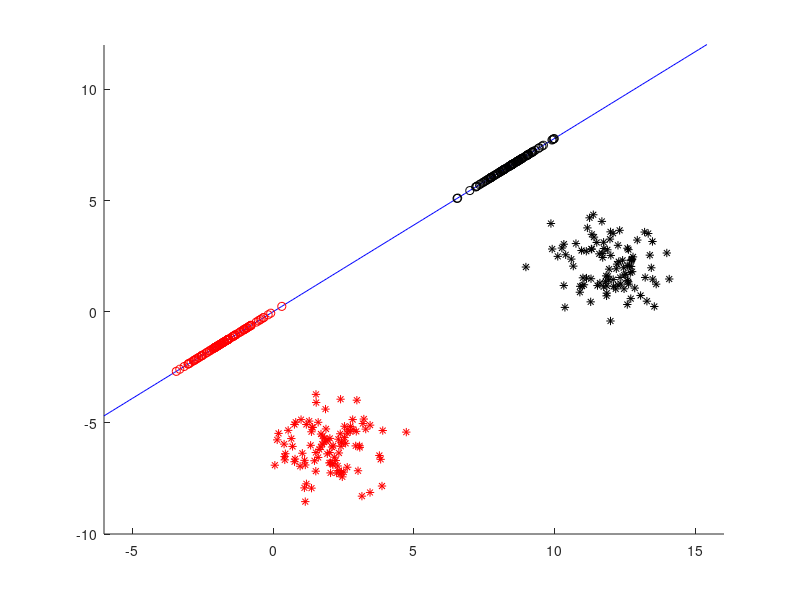
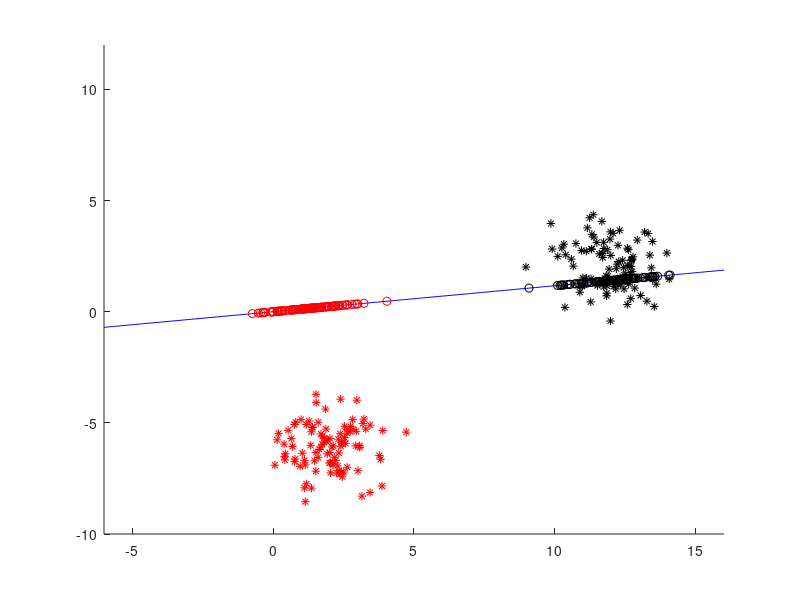
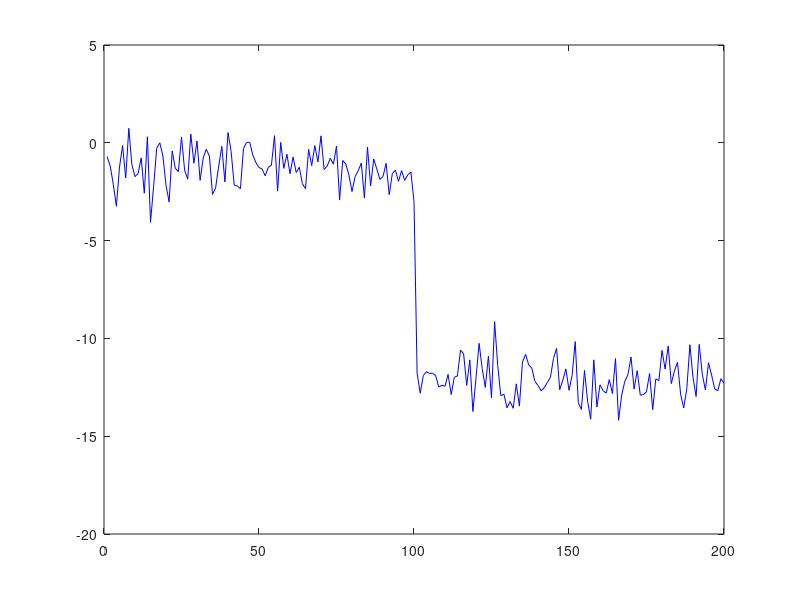

Recreate these plots in MATLAB, in order.
clear all;close all;
L=200;
m=2;
X=rand(2,L)*6;
for ii=1:L
    if ii>L/2
        X(:,ii)=randn(m,1)+[12;2];
    else
        X(:,ii)=randn(m,1)+[2;-6];
    end
end
X1=X(:,1:L/2);
X2=X(:,1+L/2:end);

m1=mean(X1')';
m2=mean(X2')';
%Sd
Sd=(m1-m2)*(m1-m2)';
% Ss
Ss=zeros(m);
for ii=1:L/2
    x1=X1(:,ii);
    x2=X2(:,ii);
    Ss=Ss+(x1-m1)*(x1-m1)'+(x2-m2)*(x2-m2)';
end

[U1,lamda]=eig(inv(Ss)*Sd);

w1=U1(:,1);
A=w1;

x1=-6:0.1:16;
y1=A(2)/A(1)*x1;

P1=A*inv(A'*A)*A'*X1;
P2=A*inv(A'*A)*A'*X2;


figure,hold on;
plot(x1,y1,'b');
plot(X1(1,:),X1(2,:),'r*');
plot(P1(1,:),P1(2,:),'ro');
plot(X2(1,:),X2(2,:),'k*');
plot(P2(1,:),P2(2,:),'ko');

axis([-6 16 -10 12]);
%% PCA
R=X*X';
[U2,lamda2]=svd(R);
w2=U2(:,1);
A=w2;
x1=-6:0.1:16;
y2=A(2)/A(1)*x1;
P1=A*inv(A'*A)*A'*X1;
P2=A*inv(A'*A)*A'*X2;

wsx=U2(:,1)'*X; 

figure,hold on;
plot(x1,y2,'b');
plot(X1(1,:),X1(2,:),'r*');
plot(P1(1,:),P1(2,:),'ro');
plot(X2(1,:),X2(2,:),'k*');
plot(P2(1,:),P2(2,:),'ko');
axis([-6 16 -10 12]);

figure,plot(wsx,'b');
